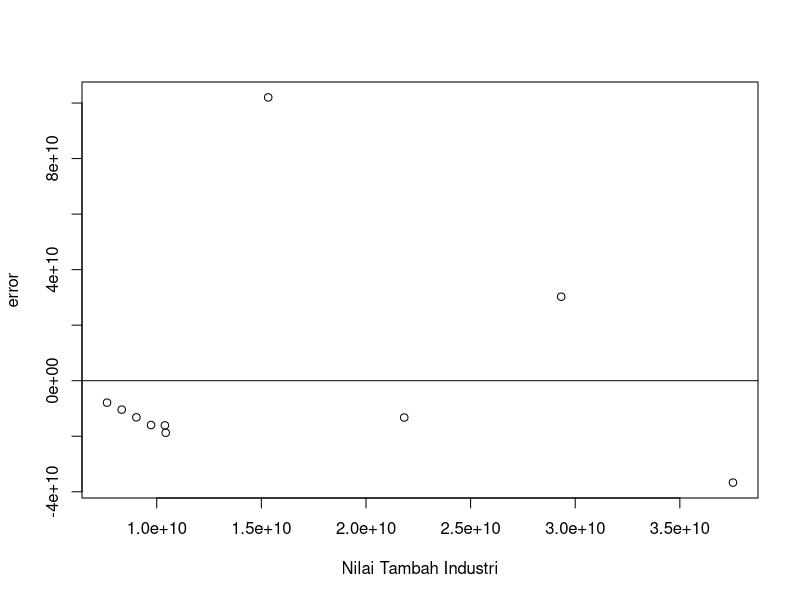
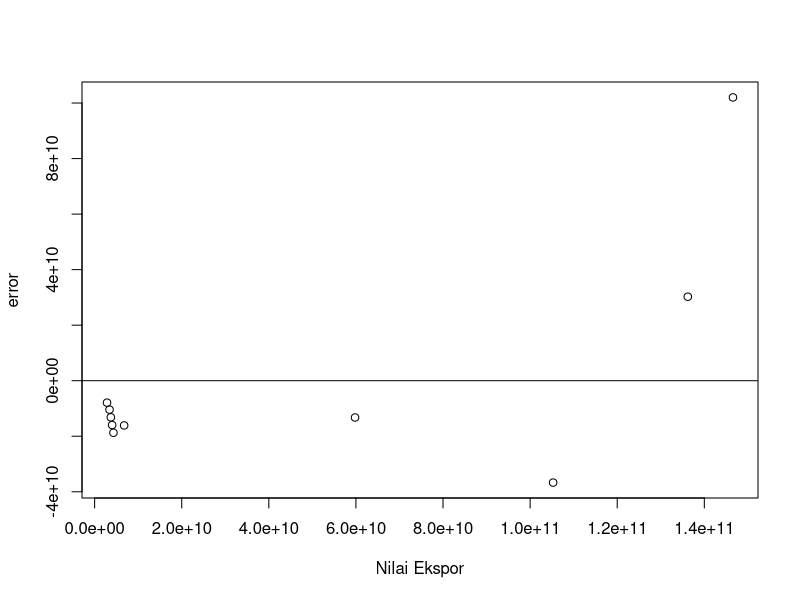

Reproduce these figures in R, in order.
## ---- chunk 1
library(tidyverse)
library(readxl)
## ---- chunk 2
setwd('C:/Users/Dragon/Documents/metodologi/latihan')
library(readxl) # buat baca excel
library(tidyverse) # buat data wrangling
dat <- read_excel("metopel.xlsx")
View(dat)

reg1<-lm(Y~X,data=dat)
dat$m<-resid(reg1)
plot(dat$X,dat$m,xlab="Nilai Tambah Industri",ylab="error")
abline(h=0)
## ---- chunk 3
dat$m<-resid(reg1)
plot(dat$Y,dat$m,xlab="Nilai Ekspor",ylab="error")
abline(h=0)
## ---- chunk 4
dat<-read_excel('metopel.xlsx')
reg1<-lm(Y~X,data=dat)
summary(reg1)
